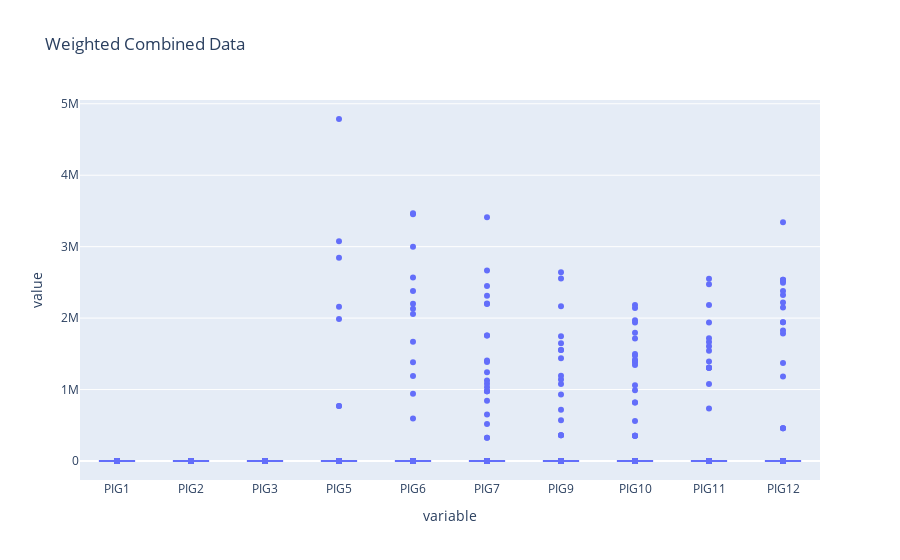

Here is the notebook cell this chart was saved with:
### Code cell
#Boxplot of the combined data
fig = px.box(weighted_combined_data, y=weighted_combined_data.columns, title="Weighted Combined Data")
fig.show()
fig.write_html("./data/outputs/multiomic/weighted_combined_boxplot_distributions_v1.html")
fig.write_image("./data/outputs/multiomic/weighted_combined_boxplot_distributions_v1.png")

### Figure 1 — Plotly figure (JSON) as saved in the notebook; plotly's stock layout.template omitted (floating-point values rounded to 4 significant figures; data arrays with more than 128 entries replaced by an {"elided": "..."} marker saying what was removed)
{"data": [{"alignmentgroup": "True", "hovertemplate": "variable=%{x}<br>value=%{y}<extra></extra>", "legendgroup": "", "marker": {"color": "#636efa"}, "name": "", "notched": false, "offsetgroup": "", "orientation": "v", "showlegend": false, "type": "box", "x": {"elided": "11720 str values"}, "x0": " ", "xaxis": "x", "y": {"elided": "11720 float values"}, "y0": " ", "yaxis": "y"}], "layout": {"boxmode": "group", "legend": {"tracegroupgap": 0}, "title": {"text": "Weighted Combined Data"}, "xaxis": {"anchor": "y", "domain": [0, 1], "title": {"text": "variable"}}, "yaxis": {"anchor": "x", "domain": [0, 1], "title": {"text": "value"}}}}
